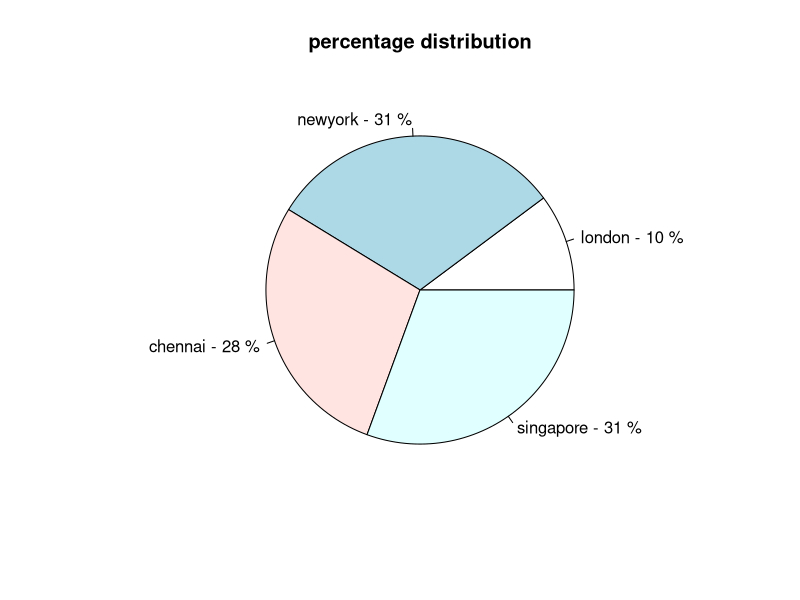

The R source for this figure: (Note: this script raises an error after producing the figure.)
a=c(21,64,58,63)
labels=c("london","newyork","chennai","singapore")
percentage=round(a/sum(a)*100)
percentage
labels2=paste(labels,"-",percentage,"%")
labels2
pie(a,labels2,main="percentage distribution")

mytable=table(Job.Category)
mytable
percentage=round(mytable/sum(mytable)*100)
percentage
labels=paste(rownames(mytable),"-",percentage,"%")
labels
pie(mytable,labels,main="job category",col=rainbow(length(labels)))
